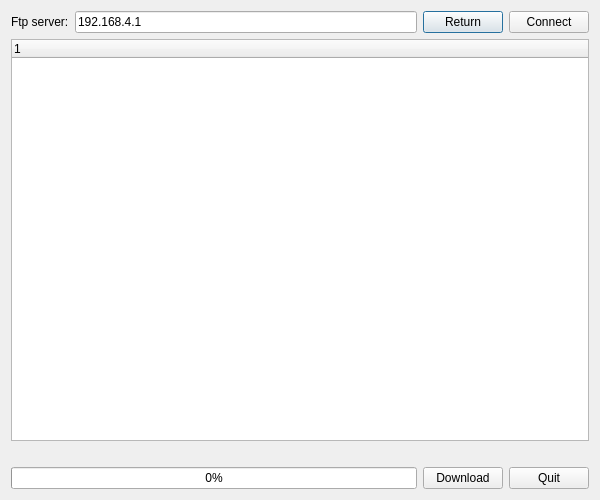
<?xml version="1.0" encoding="UTF-8"?>
<ui version="4.0">
 <class>FtpDialog</class>
 <widget class="QDialog" name="FtpDialog">
  <property name="geometry">
   <rect>
    <x>0</x>
    <y>0</y>
    <width>600</width>
    <height>500</height>
   </rect>
  </property>
  <property name="windowTitle">
   <string>Dialog</string>
  </property>
  <layout class="QVBoxLayout" name="verticalLayout">
   <item>
    <layout class="QHBoxLayout" name="horizontalLayout_2">
     <item>
      <widget class="QLabel" name="label_ftpServer">
       <property name="text">
        <string>Ftp server:</string>
       </property>
      </widget>
     </item>
     <item>
      <widget class="QLineEdit" name="lineEdit_ftpServer">
       <property name="text">
        <string>192.168.4.1</string>
       </property>
      </widget>
     </item>
     <item>
      <widget class="QPushButton" name="pushButton_cdToParent">
       <property name="text">
        <string>Return</string>
       </property>
      </widget>
     </item>
     <item>
      <widget class="QPushButton" name="pushButton_connect">
       <property name="text">
        <string>Connect</string>
       </property>
      </widget>
     </item>
    </layout>
   </item>
   <item>
    <widget class="QTreeWidget" name="treeWidget_fileList">
     <column>
      <property name="text">
       <string notr="true">1</string>
      </property>
     </column>
    </widget>
   </item>
   <item>
    <widget class="QLabel" name="label_status">
     <property name="text">
      <string/>
     </property>
    </widget>
   </item>
   <item>
    <layout class="QHBoxLayout" name="horizontalLayout">
     <item>
      <widget class="QProgressBar" name="progressBar">
       <property name="maximum">
        <number>100</number>
       </property>
       <property name="value">
        <number>0</number>
       </property>
      </widget>
     </item>
     <item>
      <widget class="QPushButton" name="pushButton_download">
       <property name="text">
        <string>Download</string>
       </property>
      </widget>
     </item>
     <item>
      <widget class="QPushButton" name="pushButton_quit">
       <property name="text">
        <string>Quit</string>
       </property>
      </widget>
     </item>
    </layout>
   </item>
  </layout>
 </widget>
 <resources/>
 <connections/>
</ui>
